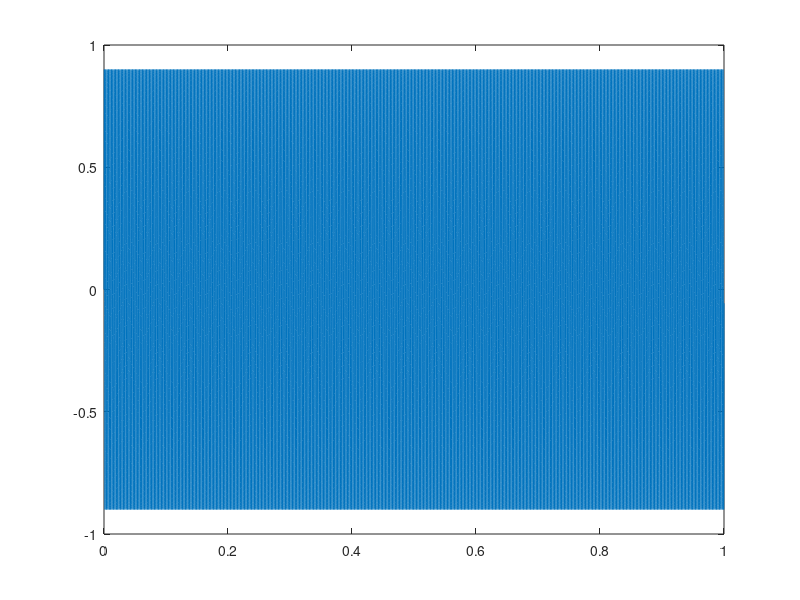

This chart was generated by the following MATLAB code: (Note: this script raises an error after producing the figure.)
amp=0.9;
f=440;
fs=44100;
ts=1/fs;
t= 0:ts:(1-ts);
x = amp*sin(2*pi*f*t);
plot(t, x);
wavwrite(x, 2*fs, 'B.mp3');


[x2, fs2] = wavread('B.mp3','native');
x2 = double(x2);
x2 = x2*(1/32767);


sound(x2, fs*(440/220))
